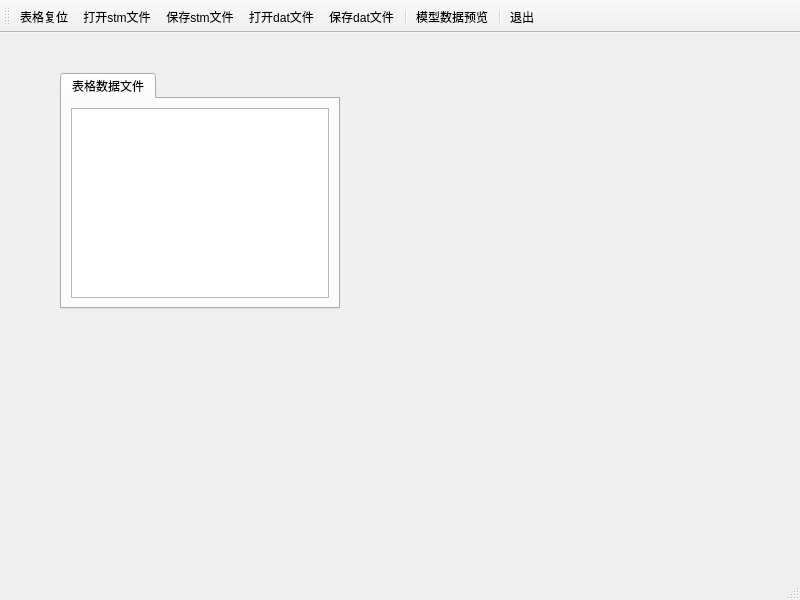
<?xml version="1.0" encoding="UTF-8"?>
<ui version="4.0">
 <class>MainWindow</class>
 <widget class="QMainWindow" name="MainWindow">
  <property name="geometry">
   <rect>
    <x>0</x>
    <y>0</y>
    <width>800</width>
    <height>600</height>
   </rect>
  </property>
  <property name="windowTitle">
   <string>MainWindow</string>
  </property>
  <widget class="QWidget" name="centralwidget">
   <widget class="QTabWidget" name="tabWidget">
    <property name="geometry">
     <rect>
      <x>60</x>
      <y>40</y>
      <width>280</width>
      <height>236</height>
     </rect>
    </property>
    <property name="currentIndex">
     <number>0</number>
    </property>
    <widget class="QWidget" name="tab">
     <attribute name="title">
      <string>表格数据文件</string>
     </attribute>
     <layout class="QGridLayout" name="gridLayout">
      <item row="0" column="0">
       <widget class="QTableView" name="tableView"/>
      </item>
     </layout>
    </widget>
   </widget>
  </widget>
  <widget class="QStatusBar" name="statusbar"/>
  <widget class="QToolBar" name="toolBar">
   <property name="windowTitle">
    <string>toolBar</string>
   </property>
   <property name="toolButtonStyle">
    <enum>Qt::ToolButtonTextUnderIcon</enum>
   </property>
   <attribute name="toolBarArea">
    <enum>TopToolBarArea</enum>
   </attribute>
   <attribute name="toolBarBreak">
    <bool>false</bool>
   </attribute>
   <addaction name="actTabReset"/>
   <addaction name="actOpen"/>
   <addaction name="actSave"/>
   <addaction name="actOpenBin"/>
   <addaction name="actSaveBin"/>
   <addaction name="separator"/>
   <addaction name="actModelData"/>
   <addaction name="separator"/>
   <addaction name="actExit"/>
  </widget>
  <action name="actOpen">
   <property name="icon">
    <iconset resource="res.qrc">
     <normaloff>:/images/icons/open.bmp</normaloff>:/images/icons/open.bmp</iconset>
   </property>
   <property name="text">
    <string>打开stm文件</string>
   </property>
   <property name="toolTip">
    <string>打开预定义编码文件</string>
   </property>
  </action>
  <action name="actSave">
   <property name="enabled">
    <bool>true</bool>
   </property>
   <property name="icon">
    <iconset resource="res.qrc">
     <normaloff>:/images/icons/save.bmp</normaloff>:/images/icons/save.bmp</iconset>
   </property>
   <property name="text">
    <string>保存stm文件</string>
   </property>
   <property name="toolTip">
    <string>保存为预定义编码文件</string>
   </property>
  </action>
  <action name="actAppend">
   <property name="enabled">
    <bool>true</bool>
   </property>
   <property name="icon">
    <iconset resource="res.qrc">
     <normaloff>:/images/icons/append.bmp</normaloff>:/images/icons/append.bmp</iconset>
   </property>
   <property name="text">
    <string>添加行</string>
   </property>
   <property name="toolTip">
    <string>添加一行</string>
   </property>
  </action>
  <action name="actInsert">
   <property name="enabled">
    <bool>true</bool>
   </property>
   <property name="icon">
    <iconset resource="res.qrc">
     <normaloff>:/images/icons/306.bmp</normaloff>:/images/icons/306.bmp</iconset>
   </property>
   <property name="text">
    <string>插入行</string>
   </property>
   <property name="toolTip">
    <string>插入一行</string>
   </property>
  </action>
  <action name="actDelete">
   <property name="enabled">
    <bool>true</bool>
   </property>
   <property name="icon">
    <iconset resource="res.qrc">
     <normaloff>:/images/icons/delete.bmp</normaloff>:/images/icons/delete.bmp</iconset>
   </property>
   <property name="text">
    <string>删除行</string>
   </property>
   <property name="toolTip">
    <string>删除当前行</string>
   </property>
  </action>
  <action name="actExit">
   <property name="icon">
    <iconset resource="res.qrc">
     <normaloff>:/images/icons/exit.bmp</normaloff>:/images/icons/exit.bmp</iconset>
   </property>
   <property name="text">
    <string>退出</string>
   </property>
   <property name="toolTip">
    <string>退出</string>
   </property>
  </action>
  <action name="actModelData">
   <property name="icon">
    <iconset resource="res.qrc">
     <normaloff>:/images/icons/import1.bmp</normaloff>:/images/icons/import1.bmp</iconset>
   </property>
   <property name="text">
    <string>模型数据预览</string>
   </property>
   <property name="toolTip">
    <string>模型数据显示到文本框里</string>
   </property>
  </action>
  <action name="actAlignLeft">
   <property name="icon">
    <iconset resource="res.qrc">
     <normaloff>:/images/icons/508.bmp</normaloff>:/images/icons/508.bmp</iconset>
   </property>
   <property name="text">
    <string>居左</string>
   </property>
   <property name="toolTip">
    <string>文字左对齐</string>
   </property>
  </action>
  <action name="actAlignCenter">
   <property name="icon">
    <iconset resource="res.qrc">
     <normaloff>:/images/icons/510.bmp</normaloff>:/images/icons/510.bmp</iconset>
   </property>
   <property name="text">
    <string>居中</string>
   </property>
   <property name="toolTip">
    <string>文字居中</string>
   </property>
  </action>
  <action name="actAlignRight">
   <property name="icon">
    <iconset resource="res.qrc">
     <normaloff>:/images/icons/512.bmp</normaloff>:/images/icons/512.bmp</iconset>
   </property>
   <property name="text">
    <string>居右</string>
   </property>
   <property name="toolTip">
    <string>文字右对齐</string>
   </property>
  </action>
  <action name="actFontBold">
   <property name="checkable">
    <bool>true</bool>
   </property>
   <property name="icon">
    <iconset resource="res.qrc">
     <normaloff>:/images/icons/500.bmp</normaloff>:/images/icons/500.bmp</iconset>
   </property>
   <property name="text">
    <string>粗体</string>
   </property>
   <property name="toolTip">
    <string>粗体字体</string>
   </property>
  </action>
  <action name="actTabReset">
   <property name="icon">
    <iconset resource="res.qrc">
     <normaloff>:/images/icons/100.bmp</normaloff>:/images/icons/100.bmp</iconset>
   </property>
   <property name="text">
    <string>表格复位</string>
   </property>
   <property name="toolTip">
    <string>表格复位</string>
   </property>
  </action>
  <action name="actOpenBin">
   <property name="icon">
    <iconset resource="res.qrc">
     <normaloff>:/images/icons/126.bmp</normaloff>:/images/icons/126.bmp</iconset>
   </property>
   <property name="text">
    <string>打开dat文件</string>
   </property>
   <property name="toolTip">
    <string>打开标准编码文件</string>
   </property>
  </action>
  <action name="actSaveBin">
   <property name="icon">
    <iconset resource="res.qrc">
     <normaloff>:/images/icons/066.GIF</normaloff>:/images/icons/066.GIF</iconset>
   </property>
   <property name="text">
    <string>保存dat文件</string>
   </property>
   <property name="toolTip">
    <string>保存为标准编码文件</string>
   </property>
  </action>
 </widget>
 <resources>
  <include location="res.qrc"/>
 </resources>
 <connections/>
</ui>
